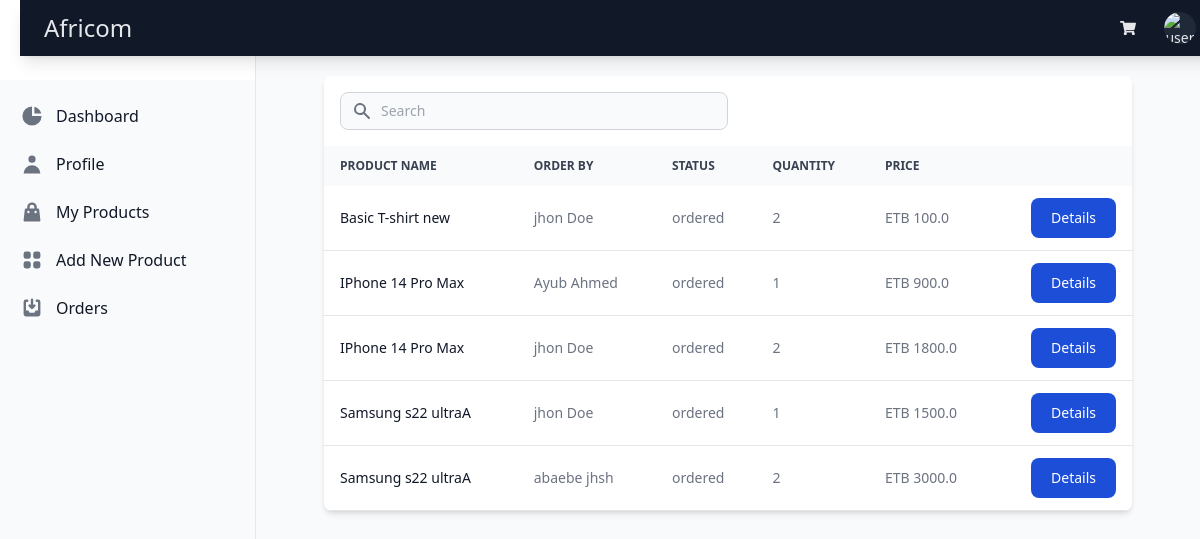
The page /vendor_account/vendors_orders/ (signed in) on the database its author committed.
### store/models.py (models this page shows, shortened)
class Orderitem(models.Model):
    order = models.ForeignKey(Order, related_name='items', on_delete=models.CASCADE)
    product = models.ForeignKey(Product, related_name='items', on_delete=models.CASCADE)
    price = models.IntegerField()
    quantity = models.IntegerField(default=1)
    def get_total_price(self):
        return self.price/100

class Product(models.Model):
    DRAFT = 'draft'
    WAITING_APPROVAL = 'waitingapproval'
    ACTIVE = 'active'
    DELETED = 'deleted'
    STATUS_CHOICES = (
        (DRAFT, 'Draft'),
        (WAITING_APPROVAL, 'Waiting approval'),
        (ACTIVE, 'Active'),
        (DELETED, 'Deleted'),
    )
    user = models.ForeignKey(User, related_name='products', on_delete=models.CASCADE)
    category =models.ForeignKey(Category, related_name='products', on_delete=models.CASCADE)
    title = models.CharField(max_length=50)
    slug = models.SlugField(max_length=50)
    description = models.TextField(blank=True)
    price = models.IntegerField()
    image = models.ImageField(upload_to='uploads/product_images/', blank=True, null=True)
    thumbnail = models.ImageField(upload_to='uploads/product_images/tumbnail/',blank=True, null=True)
    created_at = models.DateTimeField(auto_now_add=True)
    updated_at = models.DateTimeField(auto_now_add=True)
    status = models.CharField(max_length=50, choices=STATUS_CHOICES, default=ACTIVE)
    class Meta:
        ordering = ('-created_at',)

class Order(models.Model):
    ORDERED = 'ordered'
    SHIPPED = 'shipped'
    STATUS_CHOICES = (
        (ORDERED, 'Ordered'),
        (SHIPPED, 'Shipped')
    )
    first_name = models.CharField(max_length=255)
    last_name = models.CharField(max_length=255)
    address = models.CharField(max_length=255)
    city = models.CharField(max_length=255)
    paid_amount = models.IntegerField(blank=True, null=True)
    is_paid = models.BooleanField(default=False)
    created_by = models.ForeignKey(User,related_name='orders', on_delete=models.SET_NULL, null=True)
    created_at = models.DateTimeField(auto_now_add=True)
    status = models.CharField(max_length=20, choices=STATUS_CHOICES, default=ORDERED)

### userprofile/views.py (the view)
# urls.py: path("vendor_account/vendors_orders/", views.vendors_orders, name='vendors_orders'),
@login_required
def vendors_orders(request):
    orders_items = Orderitem.objects.filter(product__user=request.user)
    return render(request, 'userprofile/vendor_orders.html', {
        'order_items':orders_items
    })

### store/context_processors.py (called while the page is built)
def cart(request):
    return{'cart':Cart(request)}

### userprofile/templates/userprofile/vendor_orders.html (shortened to what this page needs)
{% extends 'userprofile/vendor_account.html' %}
{% block content %}
    <body class="bg-gray-50 dark:bg-gray-900 p-3 sm:p-5">
        <div class="mx-auto max-w-screen-xl px-4 lg:px-12">
            <div class="bg-white dark:bg-gray-800 relative shadow-md sm:rounded-lg overflow-hidden">
                <div class="flex flex-col md:flex-row items-center justify-between space-y-3 md:space-y-0 md:space-x-4 p-4">
                    <div class="w-full md:w-1/2">
                        <form class="flex items-center">
                            <div class="relative w-full">
                                <div class="absolute inset-y-0 left-0 flex items-center pl-3 pointer-events-none">
                                </div>
                                <input type="text" id="simple-search" class="bg-gray-50 border border-gray-300 text-gray-900 text-sm rounded-lg focus:ring-blue-500 focus:border-blue-500 block w-full pl-10 p-2 dark:bg-gray-700 dark:border-gray-600 dark:placeholder-gray-400 dark:text-white dark:focus:ring-blue-500 dark:focus:border-blue-500" placeholder="Search" required="">
                            </div>
                        </form>
                    </div>
                </div>
                <div class="overflow-x-auto">
                    <table class="w-full text-sm text-left text-gray-500 dark:text-gray-400">
                        <thead class="text-xs text-gray-700 uppercase bg-gray-50 dark:bg-gray-700 dark:text-gray-400">
                            <tr>
                                <th scope="col" class="px-4 py-3">Product name</th>
                                <th scope="col" class="px-4 py-3">Order by</th>
                                <th scope="col" class="px-4 py-3">Status</th>
                                <th scope="col" class="px-4 py-3">Quantity</th>
                                <th scope="col" class="px-4 py-3">Price </th>
                                <th scope="col" class="px-4 py-3">
                                </th>
                            </tr>
                        </thead>
                        <tbody>
                        {% if order_items %}
                            {% for order_item in order_items %}
                                <tr class="border-b dark:border-gray-700">
                                    <th scope="row" class="px-4 py-3 font-medium text-gray-900 whitespace-nowrap dark:text-white">{{ order_item.product.title }}</th>
                                    <td class="px-4 py-3">{{ order_item.order.first_name }} {{ order_item.order.last_name }}</td>
                                    <td class="px-4 py-3">{{ order_item.order.status}}</td>
                                    <td class="px-4 py-3">{{ order_item.quantity }}</td>
                                    <td class="px-4 py-3">ETB {{ order_item.get_total_price }} </td>
                                    <td class="px-4 py-3 flex items-center justify-end">
                                        <div class="flex">
                                            <button id="updateProductButton" data-modal-toggle="{{ order_item.order.id }}" class="block text-white bg-blue-700 hover:bg-blue-800 focus:ring-4 focus:outline-none focus:ring-blue-300 font-medium rounded-lg text-sm px-5 py-2.5 text-center dark:bg-blue-600 dark:hover:bg-blue-700 dark:focus:ring-blue-800" type="button">
                                            Details
                                            </button>
                                        </div>
                                    </td>
                                </tr>
                            {% endfor %}
                            {% else %}
                                <tr class="border-b dark:border-gray-700">
                                    <th scope="row" class="px-4 py-3 font-medium text-gray-900 whitespace-nowrap dark:text-white">You Don't Have Any Orders Yet...</th>
                                </tr>
                            {% endif %}
                        </tbody>
                    </table>
                </div>
            </div>
        </div>
    </body>
{% endblock %}

### rows shown on the page
Orderitem: product "Basic T-shirt new", order.first_name "jhon", order.last_name "Doe", order.status "ordered", quantity "2", get_total_price "100.0"
Orderitem: product "IPhone 14 Pro Max", order.first_name "Ayub", order.last_name "Ahmed", order.status "ordered", quantity "1", get_total_price "900.0"
Orderitem: product "IPhone 14 Pro Max", order.first_name "jhon", order.last_name "Doe", order.status "ordered", quantity "2", get_total_price "1800.0"
Orderitem: product "Samsung s22 ultraA", order.first_name "jhon", order.last_name "Doe", order.status "ordered", quantity "1", get_total_price "1500.0"
Orderitem: product "Samsung s22 ultraA", order.first_name "abaebe", order.last_name "jhsh", order.status "ordered", quantity "2", get_total_price "3000.0"
